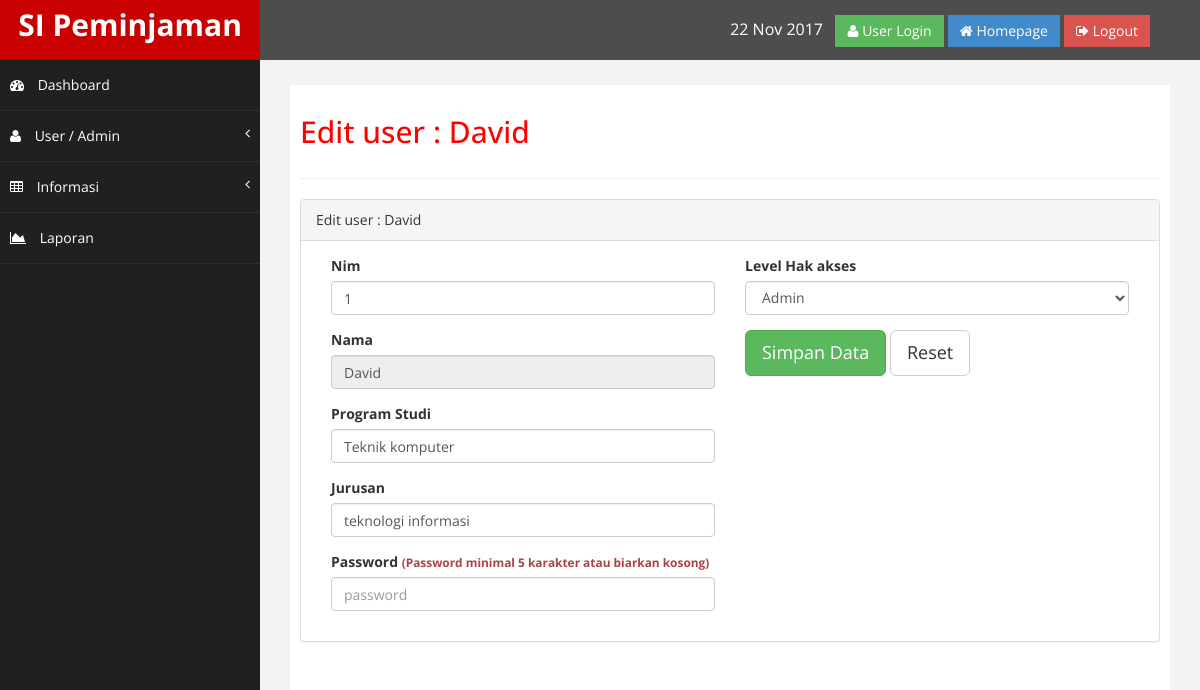
Screenshot of /index.php/admin/user/edit/1 with the database file from the repository.
### tables this page shows
CREATE TABLE `MAHASISWA` (
  `NIM` char(11) NOT NULL,
  `NAMA_MAHASISWA` varchar(40) DEFAULT NULL,
  `PRODI` varchar(40) DEFAULT NULL,
  `JURUSAN` varchar(40) DEFAULT NULL,
  `PASSWORD` varchar(20) DEFAULT NULL,
  `AKSES_LEVEL` varchar(40) DEFAULT NULL
);

### application/models/User_model.php (called while the page is built, shortened)
<?php
class User_model extends CI_Model {
	public function detail($NIM)
	{
		$this->db->select('*');
		$this->db->from('MAHASISWA');
		$this->db->where('NIM',$NIM);
		$this->db->order_by('NIM','DECS');
		$query = $this->db->get();
		return $query->row();
	}
}

### application/controllers/admin/User.php (called while the page is built, shortened)
<?php
class User extends CI_Controller {
	public function __construct()
	{
		$this->load->model('user_model');
	}
	public function edit($NIM)
	{
		$user = $this->user_model->detail($NIM);
		$valid = $this->form_validation;
		$valid->set_rules('NIM','Nim','required', array('required' => 'Nim harus di isi'));
		$valid->set_rules('PRODI','Program Studi','required', array('required' => 'Program Studi harus di isi'));
		$valid->set_rules('JURUSAN','Jurusan','required', array('required' => 'Jurusan harus di isi'));
		if ($valid->run()=== FALSE) {
			$data = array('title' => 'Edit user : '.$user->NAMA_MAHASISWA, 'user' => $user, 'isi' => 'admin/user/edit');
			$this->load->view('admin/layout/wrapper', $data, FALSE);
		}
	}
}

### index.php (called while the page is built, shortened)
<?php
require_once BASEPATH.'core/CodeIgniter.php';

### application/views/admin/layout/content.php (called while the page is built)
<?php
	if ($isi) {
		$this->load->view($isi);
	}

### application/views/admin/layout/wrapper.php (called while the page is built)
<?php
require_once('head.php');
require_once('header.php');
require_once('nav.php');
require_once('content.php');
require_once('footer.php');

### application/views/admin/user/edit.php (the view, shortened to what this page needs)
<?php
	echo form_open(base_url('index.php/admin/user/edit/'.$user->NIM));
?>
<div class="col-md-6">
	<div class="form-group">
		<label>Nim</label>
		<input type="text" name="NIM" class="form-control" placeholder="nim" value="<?php echo $user->NIM ?>" required>
	</div>
	<div class="form-group">
		<label>Nama</label>
		<input type="text" name="NAMA_MAHASISWA" class="form-control" placeholder="nama" value="<?php echo $user->NAMA_MAHASISWA ?>" required readonly disabled>
	</div>
	<div class="form-group">
		<label>Program Studi</label>
		<input type="text" name="PRODI" class="form-control" placeholder="program studi" value="<?php echo $user->PRODI?>" required>
	</div>
	<div class="form-group">
		<label>Jurusan</label>
		<input type="text" name="JURUSAN" class="form-control" placeholder="jurusan" value="<?php echo $user->JURUSAN ?>" required>
	</div>
	<div class="form-group">
		<label>Password <span class="text-danger"><small>(Password minimal 5 karakter atau biarkan kosong)</small></span></label>
		<input type="password" name="PASSWORD" class="form-control" placeholder="password" value="<?php echo set_value('PASSWORD')?>">
	</div>
</div>
<div class="col-md-6">
	<div class="form-group">
		<label>Level Hak akses</label>
		<select name="AKSES_LEVEL" class="form-control">
			<option value="Admin">Admin</option>
		</select>
	</div>
	<div class="form-group">
		<input type="submit" name="submit" class="btn btn-success btn-lg" value="Simpan Data">
		<input type="reset" name="reset" class="btn btn-default btn-lg" value="Reset ">
	</div>
</div>
<?php
	echo form_close();
?>

### assets/admin/assets/css/custom.css (style rules this page uses)
body { font-family: 'Open Sans', sans-serif; }

### rows the page displays
mahasiswa: NIM "1", NAMA_MAHASISWA "David", PRODI "Teknik komputer", JURUSAN "teknologi informasi"

### other values shown
$title "Edit user : David"
